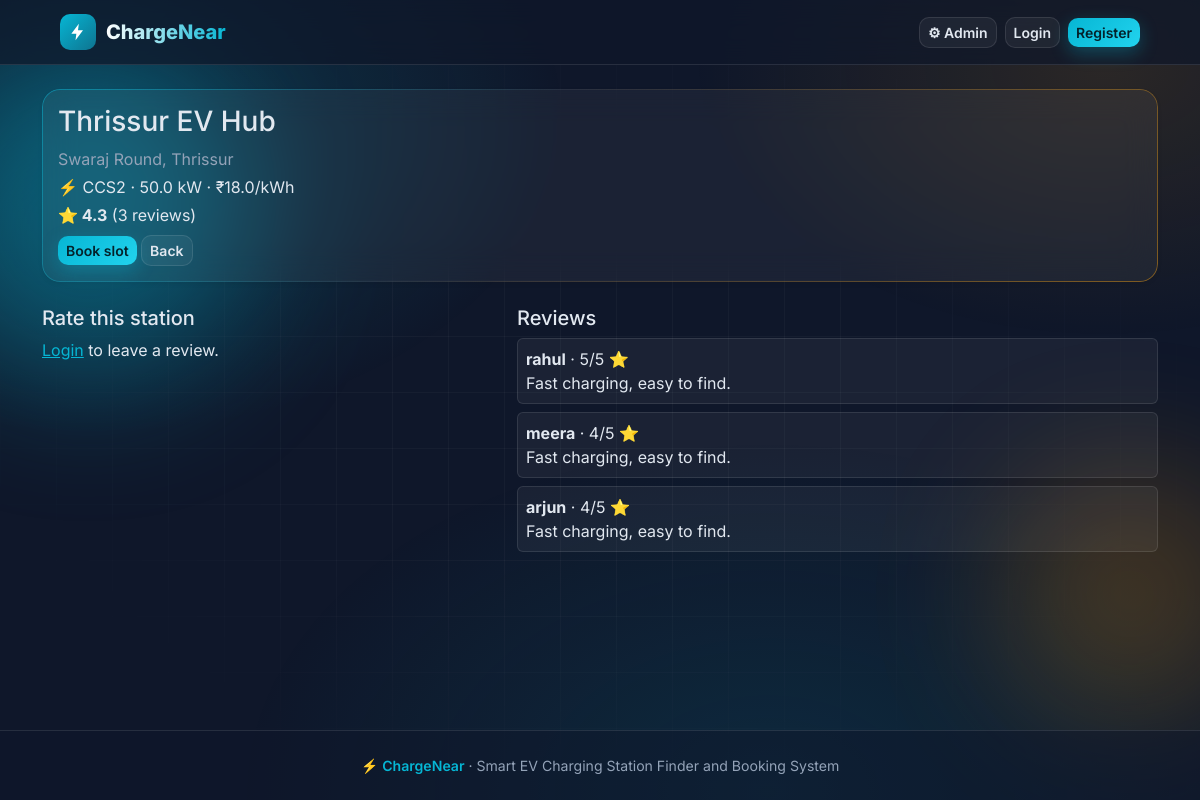
Page /station/1/ on the committed database.
### core/models.py (models this page shows, shortened)
class Station(models.Model):
    name = models.CharField(max_length=150)
    address = models.CharField(max_length=255)
    latitude = models.FloatField()
    longitude = models.FloatField()
    charger_type = models.CharField(max_length=30)       # e.g. CCS2, Type2
    power_kw = models.FloatField()                        # charger speed
    price_per_kwh = models.FloatField()
    total_slots = models.PositiveIntegerField(default=2)
    is_open = models.BooleanField(default=True)

class Review(models.Model):
    user = models.ForeignKey(User, on_delete=models.CASCADE)
    station = models.ForeignKey(Station, on_delete=models.CASCADE)
    rating = models.PositiveIntegerField()                # 1-5
    comment = models.TextField(blank=True)

### core/views.py (the view, shortened to what this page needs)
# urls.py: path('station/<int:pk>/', views.station_detail, name='station_detail'),
def station_detail(request, pk):
    station = get_object_or_404(Station, pk=pk)
    reviews = Review.objects.filter(station=station).select_related('user').order_by('-id')
    agg = reviews.aggregate(avg=Avg('rating'), n=Count('id'))
    form = None
    return render(request, 'station_detail.html', {
        'station': station, 'reviews': reviews, 'agg': agg, 'form': form})

### core/templates/station_detail.html
{% extends 'base.html' %}
{% block content %}
<div class="card shadow-sm mb-4">
  <div class="card-body">
    <h3>{{ station.name }}</h3>
    <p class="text-muted mb-1">{{ station.address }}</p>
    <p class="mb-1">⚡ {{ station.charger_type }} · {{ station.power_kw }} kW · ₹{{ station.price_per_kwh }}/kWh</p>
    <p class="mb-2">
      {% if agg.n %}<b>⭐ {{ agg.avg|floatformat:1 }}</b> ({{ agg.n }} review{{ agg.n|pluralize }})
      {% else %}<span class="text-muted">No reviews yet</span>{% endif %}
    </p>
    <a href="{% url 'book' station.pk %}" class="btn btn-primary btn-sm">Book slot</a>
    <a href="{% url 'stations' %}" class="btn btn-outline-secondary btn-sm">Back</a>
  </div>
</div>
<div class="row">
  <div class="col-md-5 mb-3">
    <h5>Rate this station</h5>
    {% if user.is_authenticated %}
      <form method="post">{% csrf_token %}
        <div class="mb-2">{{ form.rating }}</div>
        <div class="mb-2">{{ form.comment }}</div>
        <button class="btn btn-success">Submit review</button>
      </form>
    {% else %}
      <p><a href="{% url 'login' %}">Login</a> to leave a review.</p>
    {% endif %}
  </div>
  <div class="col-md-7">
    <h5>Reviews</h5>
    {% for r in reviews %}
      <div class="border rounded p-2 mb-2">
        <b>{{ r.user.username }}</b> · {{ r.rating }}/5 ⭐
        {% if r.comment %}<p class="mb-0">{{ r.comment }}</p>{% endif %}
      </div>
    {% empty %}
      <p class="text-muted">Be the first to review.</p>
    {% endfor %}
  </div>
</div>
{% endblock %}

### core/templates/base.html (style rules this page uses)
:root { --bg: #0f172a; --teal: #06b6d4; --amber: #f59e0b; --text: #e2e8f0; --muted: #94a3b8; --glass: rgba(255,255,255,.05); --glass-border: rgba(255,255,255,.10); --bs-body-bg: #0f172a; --bs-body-color: #e2e8f0; --bs-border-color: rgba(255,255,255,.10); }
body { font-family: 'Inter', system-ui, sans-serif; background: var(--bg); color: var(--text); min-height: 100vh; display: flex; flex-direction: column; overflow-x: hidden; -webkit-font-smoothing: antialiased; }
.text-muted, .text-body-secondary { color: var(--muted) !important; }
a { color: var(--teal); }
.btn { border-radius: 10px; font-weight: 600; transition: transform .2s, box-shadow .25s, background .25s, border-color .25s; }
.btn-primary, .btn-success { color: #04222b !important; border: 0; background: linear-gradient(135deg, var(--teal), #22d3ee) !important; box-shadow: 0 6px 18px rgba(6,182,212,.3); }
.btn-outline-light, .btn-outline-secondary, .btn-outline-primary { color: var(--text); background: var(--glass); border: 1px solid var(--glass-border); }
.card { position: relative; background: var(--glass) !important; border: 0 !important; border-radius: 18px; backdrop-filter: blur(16px); -webkit-backdrop-filter: blur(16px); box-shadow: 0 8px 30px rgba(0,0,0,.28); transition: transform .3s cubic-bezier(.2,.7,.2,1), box-shadow .3s; }
.card::before { content: ""; position: absolute; inset: 0; border-radius: inherit; padding: 1px; background: linear-gradient(135deg, rgba(6,182,212,.5), rgba(255,255,255,.06) 40%, rgba(245,158,11,.45)); -webkit-mask: linear-gradient(#000 0 0) content-box, linear-gradient(#000 0 0); -webkit-mask-composite: xor; mask-composite: exclude; pointer-events: none; }
.border.rounded { border-color: var(--glass-border) !important; background: var(--glass); }

### rows in the picture
Station: name "Thrissur EV Hub", address "Swaraj Round, Thrissur", charger_type "CCS2", power_kw "50.0", price_per_kwh "18.0"
Review: user.username "rahul", rating "5", comment "Fast charging, easy to find."
Review: user.username "meera", rating "4", comment "Fast charging, easy to find."
Review: user.username "arjun", rating "4", comment "Fast charging, easy to find."

### other values in the picture
{{ agg.avg|floatformat:1 }} "4.3"
{{ agg.n }} "3"
